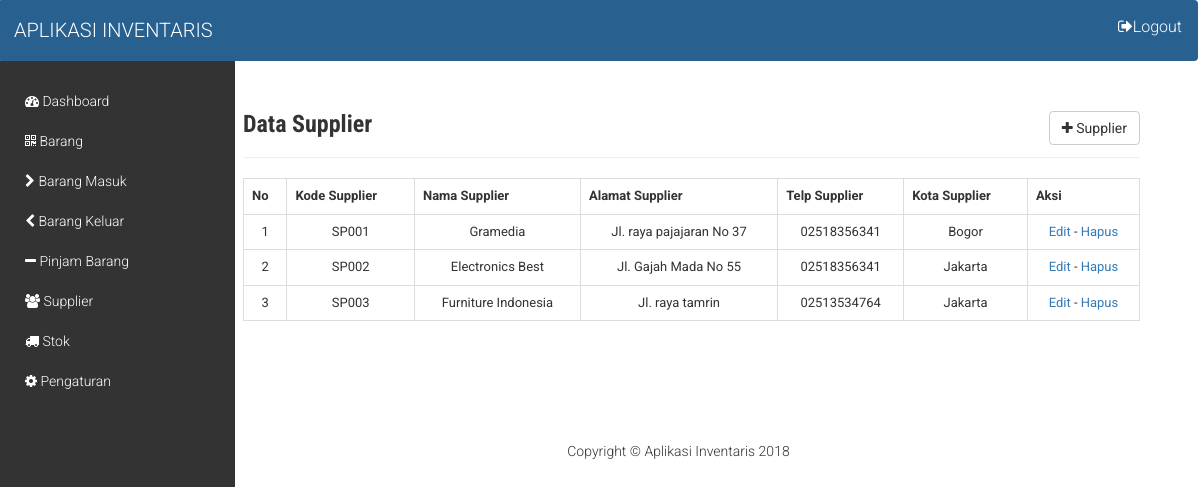
Screenshot of /supplier.php (signed in) with the database file from the repository.
### tables this page shows
CREATE TABLE `tbl_supplier` (
  `kode_supplier` varchar(5) NOT NULL,
  `nama_supplier` varchar(35) NOT NULL,
  `alamat_supplier` varchar(50) NOT NULL,
  `telp_supplier` varchar(25) NOT NULL,
  `kota_supplier` varchar(20) NOT NULL
);

### config/Class_Supplier.php (called while the page is built, shortened)
<?php
class Class_Supplier
{
   function tampil_data()
    {
        include("config.php");
        $sql = "select * from tbl_supplier";
        $data = mysqli_query($conn,$sql);
        $data1 = mysqli_num_rows($data);
        if ($data1 == 0) {
            echo "<div class='alert alert-danger'>Tidak ada data</div>";
        }
        else{
            while ($d=mysqli_fetch_assoc($data)) {
                $hasil[] = $d;
            }
            return $hasil;
        }
    }
}
 ?>

### supplier/data_supplier.php (the view)
<div class="tombol-kanan" style="float: right;">
<a href="supplier.php?page=supplierbaru" class="btn btn-default" ><i class="fa fa-plus"></i> Supplier </a>
</div>
<h3>Data Supplier</h3>
<hr>
<table class="table table-bordered table-responsive text-center">
  <tr>
    <th>No</th>
    <th>Kode Supplier</th>
    <th>Nama Supplier</th>
    <th>Alamat Supplier</th>
    <th>Telp Supplier</th>
    <th>Kota Supplier</th>
    <th>Aksi</th>
  </tr>
    <?php
    $no = 1;
    if (is_array($db->tampil_data()) && count($db->tampil_data()) > 0) {
    foreach ($db->tampil_data() as $row) {
     ?>
  <tr>
    <td><?=$no++?></td>
    <td><?=$row['kode_supplier']?></td>
    <td><?=$row['nama_supplier']?></td>
    <td><?=$row['alamat_supplier']?></td>
    <td><?=$row['telp_supplier']?></td>
    <td><?=$row['kota_supplier']?></td>
    <td><a href="supplier.php?id=<?=$row['kode_supplier']?>&page=updatesupplier">Edit</a> - <a href="supplier.php?hapus&id=<?=$row['kode_supplier']?>" onclick="return confirm('Yakin mau dihapus?');">Hapus</a></td>
  </tr    >
  <?php
    }
  }
 ?>
</table>

### supplier.php (shortened to what this page needs)
<?php
include_once("config/Class_Supplier.php");
$db = new Class_Supplier();
 ?>
<html>
<head>
        <?php include('includes/header.php'); ?>
</head>
<body>
    <div class="wrapper">
            <div class="col-sm-12 navbar" style="margin-left: -2px;">
                <?php include_once("includes/navbar.php"); ?>
            </div>
        <div class="row" style="">
            <div class="col-sm-3" style="margin-top: -20px;">
                <?php include_once("includes/sidebar.php"); ?>
            </div>
            <div class="col-sm-9">
                <div class="content">
                    <?php
                        if (isset($_GET['page']) && $_GET['page'] == "supplierbaru") {
                            include_once("supplier/input_supplier.php");
                        }
                        else if (isset($_GET['page']) && $_GET['page'] == "updatesupplier") {
                            include_once("supplier/edit_supplier.php");
                        }
                        else{
                            include_once("supplier/data_supplier.php");
                        }
                     ?>
                        <?php include_once("includes/footer.php"); ?>
                </div>
            </div>
        </div>
    </div>
</body>
</html>

### includes/header.php (shortened to what this page needs)
<link rel="stylesheet" type="text/css" href="assets/plugins/bootstrap/css/bootstrap.min.css">
<link rel="stylesheet" type="text/css" href="assets/css/style.css">
<link rel="stylesheet" type="text/css" href="assets/css/sidebar.css">
<link rel="stylesheet" type="text/css" href="assets/plugins/fontawesome/css/font-awesome.min.css">

### includes/navbar.php (shortened to what this page needs)
<div class="nav-left">
    <span class="text-header">APLIKASI INVENTARIS</span>
</div>
<div class="nav-right">
    <span class="text-logout"><a href="logout.php" onclick="return confirm('Yakin mau logout?');"><i class="fa fa-sign-out"></i>Logout</a></span>
</div>

### includes/sidebar.php (shortened to what this page needs)
<div id="sidebar-body">
<div id="sidebar-menu">
<ul class="sidebar-mainmenu" style="margin-top: 20px;">
<li>
    <a href="index.php"><i class="fa fa-dashboard"></i> Dashboard</a>
</li>
<li>
    <a href="barang.php"><i class="fa fa-qrcode"></i> Barang</a>
</li>
<li>
    <a href="barang.php?page=barangmasuk"><i class="fa fa-chevron-right"></i> Barang Masuk</a>
</li>
<li>
    <a href="barang.php?page=barangkeluar"><i class="fa fa-chevron-left"></i> Barang Keluar</a>
</li>
<li>
    <a href="barang.php?page=peminjaman"><i class="fa fa-minus"></i> Pinjam Barang</a>
</li>
<li>
    <a href="supplier.php"><i class="fa fa-group"></i> Supplier</a>
</li>
<li>
    <a href="stok.php"><i class="fa fa-truck"></i> Stok</a>
</li>
<li>
    <a href="index.php?page=pengaturan"><i class="fa fa-cog"></i> Pengaturan</a>
</li>
</ul>
</div>
</div>

### includes/footer.php
<div class="col-sm-6 col-sm-offset-3 footers" style="padding: 100px;">
    <span class="footer">Copyright &copy; Aplikasi Inventaris 2018</span>
</div>

### assets/css/style.css (style rules this page uses)
* { padding: 0; margin: 0; font-family: 'Roboto', sans-serif; }
div { box-sizing: border-box; }
body, html { width: 100%; height: 100%; font-family: 'Roboto', sans-serif; font-weight: 300; }
h1, h2, h3, h4, h5, h6, h1 *, h2 *, h3 *, h4 *, h5 *, h6 * { font-family: 'Roboto Condensed', sans-serif; font-weight: 700; margin: 0; }
.navbar { padding:15px; background-color: #286090; }
.nav-left { float: left; }
.nav-right { float: right; }
.text-header { font-size: 20px; color: #fff; }
.text-logout a { font-size: 16px; color: #fff; }
.row { width: 100%; }
.content { position: relative; }

### assets/css/sidebar.css (style rules this page uses)
#sidebar-body { width: 100%; height: 100%; }
#sidebar-menu { width: 250px; position: absolute; left: 250px; height: 100%; margin-left: -250px; background:#333 ; }
.sidebar-mainmenu { position: absolute; top: 0; width: 250px; margin: 0; padding: 0; list-style: none; }
.sidebar-mainmenu li { text-indent: 20px; line-height: 40px; }
.sidebar-mainmenu li a { display: block; text-decoration: none; color: #fff; }

### supplier.php (style rules this page uses)
.row { width: 100%; }
.content { padding: 30px; margin-left: -10%; }
tr { font-size: 13px; }
tr td { font-size: 13px; }

### rows the page displays
tbl_supplier: kode_supplier "SP001", nama_supplier "Gramedia", alamat_supplier "Jl. raya pajajaran No 37", telp_supplier "02518356341", kota_supplier "Bogor"
tbl_supplier: kode_supplier "SP002", nama_supplier "Electronics Best", alamat_supplier "Jl. Gajah Mada No 55", telp_supplier "02518356341", kota_supplier "Jakarta"
tbl_supplier: kode_supplier "SP003", nama_supplier "Furniture Indonesia", alamat_supplier "Jl. raya tamrin", telp_supplier "02513534764", kota_supplier "Jakarta"
